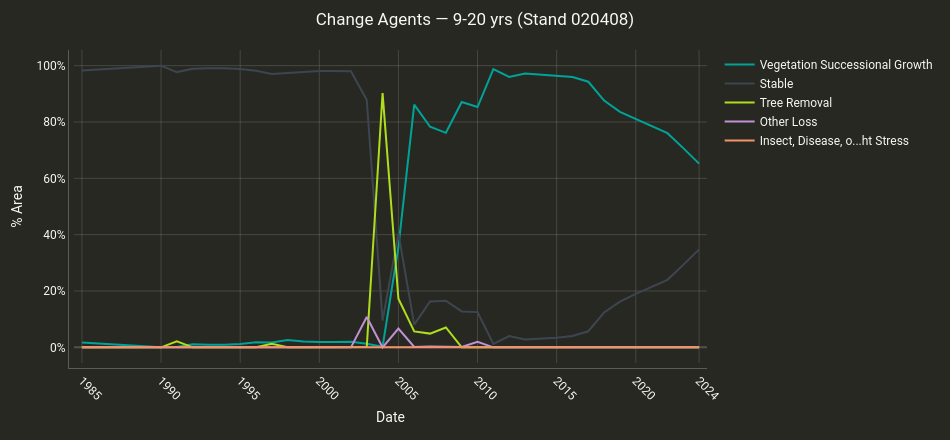
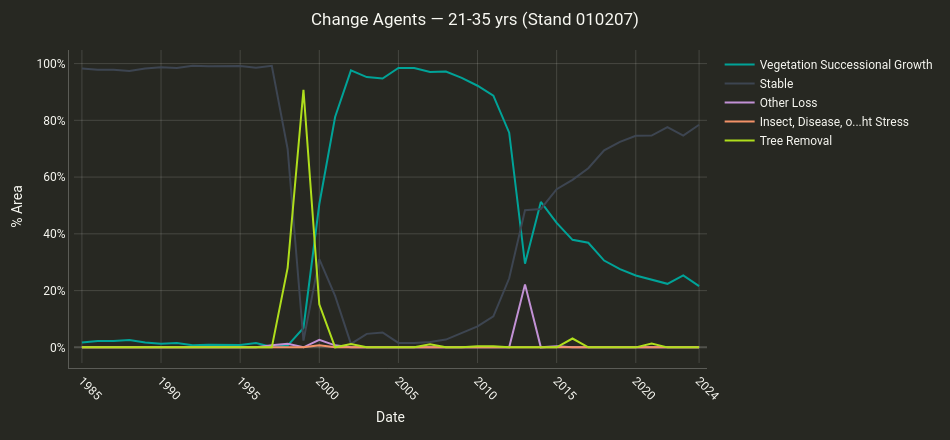

Here is the notebook cell these charts were saved with, in order:
### Markdown cell above
## 7 · Change Agent Signatures — Tree Removal and Successional Growth

The LCMS `Change` band is the direct record of *what happened* in a pixel each year. The six age-class stands should show distinct change signatures that directly reflect their position in the rotation cycle:

| Stand | Tree Removal in LCMS? | Successional Growth? |
|-------|-----------------------|----------------------|
| **9–20 yrs (Stand 020408, Age 15)** | Yes — spike near end of record (stand was recently harvested) | Emerging — early seral, just transitioning |
| **20–40 yrs (Stand 010207, Age 21)** | Possible — harvest likely falls within or just before the LCMS record | Yes — dominant change class as young stand establishes |
| **40–80 yrs (Stand 020503, Age 74)** | Possible mid-record if a second rotation was completed within the LCMS window | Yes — active recovery signal during early record |
| **80–120 yrs (Stand 041810, Age 103)** | Unlikely unless stand was re-entered during the record | Declining — stand approaching crown closure, Stable increasingly dominant |
| **120–200 yrs (Stand 070414, Age 148)** | Unlikely | Minimal — mature stand; Stable dominant throughout |
| **200–500 yrs (Stand 080603, Age 260)** | Very unlikely | Absent — old-growth remnant; should hold Stable for nearly the entire record |

**What to look for:**

- The **gradient from disturbance-dominated to stability-dominated** as you move from youngest to oldest stands — this directly visualizes the age-class effect on LCMS signals
- **Repeat disturbance** in mid-age stands: a second Tree Removal spike after a period of Successional Growth means a second rotation was completed within the 40-year window
- **The lag** between Tree Removal and the onset of Successional Growth — typically 3–7 years in the Oregon Coast Range

### Code cell
import os as _os

change_results = {}

for name, geom in harvest_areas.items():
    lcms_poly = ee.ImageCollection(LCMS_ASSET_FOR_PROPERTIES).filterBounds(geom)
    slug = (
        name[:18]
        .replace(' ', '_').replace('(', '').replace(')', '')
        .replace('~', '').replace('-', '_').strip('_')
    )
    result = cl.summarize_and_chart(
        lcms_poly,
        geometry=geom,
        band_names='Change',
        scale=30,
        area_format='Percentage',
        title=f'Change Agents — {name}',
        chart_type='line',
        stacked=False,
        date_format='YYYY',
        width=950,
        height=440,
    )
    change_results[name] = result

    if EXPORT_HTML:
        fname = _os.path.join(_export_dir, f'macdunn_change_{slug}.html')
        cl.save_chart_html(result['chart'], fname)
        print(f'Saved: {fname}')
    if EXPORT_CSV:
        csv_fname = _os.path.join(_export_dir, f'macdunn_change_{slug}.csv')
        result['df'].to_csv(csv_fname)
        print(f'Saved: {csv_fname}')

    result['chart'].show()

### Figure 1 — Plotly figure (JSON) as saved in the notebook; plotly's stock layout.template omitted (floating-point values rounded to 4 significant figures)
{"data": [{"line": {"color": "#00a398", "width": 2}, "marker": {"color": "#00a398", "size": 5}, "mode": "lines", "name": "Vegetation Successional Growth", "type": "scatter", "x": [1985, 1986, 1987, 1988, 1989, 1990, 1991, 1992, 1993, 1994, 1995, 1996, 1997, 1998, 1999, 2000, 2001, 2002, 2003, 2004, 2005, 2006, 2007, 2008, 2009, 2010, 2011, 2012, 2013, 2014, 2015, 2016, 2017, 2018, 2019, 2020, 2021, 2022, 2023, 2024], "y": [1.72, 1.38, 0.88, 0.66, 0.22, 0.0, 0.14, 1.12, 0.9, 0.89, 1.21, 1.82, 1.69, 2.64, 2.1, 1.88, 1.93, 2.01, 1.3, 0.23, 35.6, 86.14, 78.32, 76.16, 87.09, 85.31, 98.8, 96.02, 97.24, 96.87, 96.62, 96.0, 94.29, 87.62, 83.58, 81.03, 78.57, 76.04, 70.72, 65.21]}, {"line": {"color": "#3d4551", "width": 2}, "marker": {"color": "#3d4551", "size": 5}, "mode": "lines", "name": "Stable", "type": "scatter", "x": [1985, 1986, 1987, 1988, 1989, 1990, 1991, 1992, 1993, 1994, 1995, 1996, 1997, 1998, 1999, 2000, 2001, 2002, 2003, 2004, 2005, 2006, 2007, 2008, 2009, 2010, 2011, 2012, 2013, 2014, 2015, 2016, 2017, 2018, 2019, 2020, 2021, 2022, 2023, 2024], "y": [98.28, 98.62, 99.12, 99.34, 99.78, 100.0, 97.71, 98.88, 99.1, 99.11, 98.77, 98.18, 97.08, 97.36, 97.9, 98.12, 98.07, 97.99, 87.84, 9.5, 40.47, 8.06, 16.3, 16.56, 12.76, 12.51, 1.2, 3.98, 2.76, 3.08, 3.38, 4.0, 5.71, 12.38, 16.22, 18.97, 21.43, 23.96, 29.28, 34.79]}, {"line": {"color": "#afde1c", "width": 2}, "marker": {"color": "#afde1c", "size": 5}, "mode": "lines", "name": "Tree Removal", "type": "scatter", "x": [1985, 1986, 1987, 1988, 1989, 1990, 1991, 1992, 1993, 1994, 1995, 1996, 1997, 1998, 1999, 2000, 2001, 2002, 2003, 2004, 2005, 2006, 2007, 2008, 2009, 2010, 2011, 2012, 2013, 2014, 2015, 2016, 2017, 2018, 2019, 2020, 2021, 2022, 2023, 2024], "y": [0.0, 0.0, 0.0, 0.0, 0.0, 0.0, 2.15, 0.0, 0.0, 0.0, 0.0, 0.0, 1.23, 0.0, 0.0, 0.0, 0.0, 0.0, 0.11, 90.27, 17.26, 5.65, 4.88, 7.06, 0.0, 0.0, 0.0, 0.0, 0.0, 0.0, 0.0, 0.0, 0.0, 0.0, 0.0, 0.0, 0.0, 0.0, 0.0, 0.0]}, {"line": {"color": "#c291d5", "width": 2}, "marker": {"color": "#c291d5", "size": 5}, "mode": "lines", "name": "Other Loss", "type": "scatter", "x": [1985, 1986, 1987, 1988, 1989, 1990, 1991, 1992, 1993, 1994, 1995, 1996, 1997, 1998, 1999, 2000, 2001, 2002, 2003, 2004, 2005, 2006, 2007, 2008, 2009, 2010, 2011, 2012, 2013, 2014, 2015, 2016, 2017, 2018, 2019, 2020, 2021, 2022, 2023, 2024], "y": [0.0, 0.0, 0.0, 0.0, 0.0, 0.0, 0.0, 0.0, 0.0, 0.0, 0.02, 0.0, 0.0, 0.0, 0.0, 0.0, 0.0, 0.0, 10.75, 0.0, 6.67, 0.15, 0.28, 0.22, 0.15, 1.96, 0.0, 0.0, 0.0, 0.05, 0.0, 0.0, 0.0, 0.0, 0.21, 0.0, 0.0, 0.0, 0.0, 0.0]}, {"line": {"color": "#f39268", "width": 2}, "marker": {"color": "#f39268", "size": 5}, "mode": "lines", "name": "Insect, Disease, o...ht Stress", "type": "scatter", "x": [1985, 1986, 1987, 1988, 1989, 1990, 1991, 1992, 1993, 1994, 1995, 1996, 1997, 1998, 1999, 2000, 2001, 2002, 2003, 2004, 2005, 2006, 2007, 2008, 2009, 2010, 2011, 2012, 2013, 2014, 2015, 2016, 2017, 2018, 2019, 2020, 2021, 2022, 2023, 2024], "y": [0.0, 0.0, 0.0, 0.0, 0.0, 0.0, 0.0, 0.0, 0.0, 0.0, 0.0, 0.0, 0.0, 0.0, 0.0, 0.0, 0.0, 0.0, 0.0, 0.0, 0.0, 0.0, 0.22, 0.0, 0.0, 0.22, 0.0, 0.0, 0.0, 0.0, 0.0, 0.0, 0.0, 0.0, 0.0, 0.0, 0.0, 0.0, 0.0, 0.0]}], "layout": {"font": {"color": "#f8f8f2", "family": "Roboto"}, "height": 440, "hovermode": "x unified", "legend": {"font": {"color": "#f8f8f2"}}, "margin": {"b": 50, "l": 35, "pad": 5, "r": 25, "t": 50}, "paper_bgcolor": "#272822", "plot_bgcolor": "#272822", "title": {"font": {"color": "#f8f8f2"}, "text": "Change Agents — 9-20 yrs (Stand 020408)", "x": 0.5, "xanchor": "center"}, "width": 950, "xaxis": {"gridcolor": "rgba(248,248,242,0.15)", "linecolor": "rgba(248,248,242,0.25)", "range": [1984.0, 2024.0], "tickangle": 45, "tickfont": {"color": "#f8f8f2"}, "tickformat": "d", "tickvals": [1985, 1990, 1995, 2000, 2005, 2010, 2015, 2020, 2024], "title": {"font": {"color": "#f8f8f2"}, "text": "Date"}, "zerolinecolor": "rgba(248,248,242,0.2)"}, "yaxis": {"automargin": true, "gridcolor": "rgba(248,248,242,0.15)", "linecolor": "rgba(248,248,242,0.25)", "tickfont": {"color": "#f8f8f2"}, "ticksuffix": "%", "title": {"font": {"color": "#f8f8f2"}, "text": "% Area"}, "zerolinecolor": "rgba(248,248,242,0.2)"}}}

### Figure 2 — Plotly figure (JSON) as saved in the notebook; plotly's stock layout.template omitted (floating-point values rounded to 4 significant figures)
{"data": [{"line": {"color": "#00a398", "width": 2}, "marker": {"color": "#00a398", "size": 5}, "mode": "lines", "name": "Vegetation Successional Growth", "type": "scatter", "x": [1985, 1986, 1987, 1988, 1989, 1990, 1991, 1992, 1993, 1994, 1995, 1996, 1997, 1998, 1999, 2000, 2001, 2002, 2003, 2004, 2005, 2006, 2007, 2008, 2009, 2010, 2011, 2012, 2013, 2014, 2015, 2016, 2017, 2018, 2019, 2020, 2021, 2022, 2023, 2024], "y": [1.7, 2.21, 2.2, 2.59, 1.72, 1.25, 1.53, 0.73, 0.96, 0.96, 0.87, 1.5, 0.1, 0.63, 6.84, 50.42, 81.16, 97.58, 95.25, 94.74, 98.45, 98.43, 97.05, 97.21, 94.97, 92.19, 88.71, 75.66, 29.46, 51.23, 43.87, 37.89, 36.87, 30.59, 27.56, 25.34, 23.98, 22.38, 25.37, 21.57]}, {"line": {"color": "#3d4551", "width": 2}, "marker": {"color": "#3d4551", "size": 5}, "mode": "lines", "name": "Stable", "type": "scatter", "x": [1985, 1986, 1987, 1988, 1989, 1990, 1991, 1992, 1993, 1994, 1995, 1996, 1997, 1998, 1999, 2000, 2001, 2002, 2003, 2004, 2005, 2006, 2007, 2008, 2009, 2010, 2011, 2012, 2013, 2014, 2015, 2016, 2017, 2018, 2019, 2020, 2021, 2022, 2023, 2024], "y": [98.3, 97.79, 97.8, 97.39, 98.28, 98.75, 98.47, 99.27, 99.04, 99.04, 99.13, 98.5, 99.2, 69.9, 2.38, 31.1, 18.13, 1.23, 4.75, 5.26, 1.55, 1.57, 1.85, 2.75, 5.03, 7.4, 10.93, 24.34, 48.35, 48.77, 55.75, 59.0, 63.13, 69.41, 72.41, 74.56, 74.64, 77.62, 74.63, 78.43]}, {"line": {"color": "#c291d5", "width": 2}, "marker": {"color": "#c291d5", "size": 5}, "mode": "lines", "name": "Other Loss", "type": "scatter", "x": [1985, 1986, 1987, 1988, 1989, 1990, 1991, 1992, 1993, 1994, 1995, 1996, 1997, 1998, 1999, 2000, 2001, 2002, 2003, 2004, 2005, 2006, 2007, 2008, 2009, 2010, 2011, 2012, 2013, 2014, 2015, 2016, 2017, 2018, 2019, 2020, 2021, 2022, 2023, 2024], "y": [0.0, 0.0, 0.0, 0.02, 0.0, 0.0, 0.0, 0.0, 0.0, 0.0, 0.0, 0.0, 0.7, 1.23, 0.01, 2.63, 0.71, 0.0, 0.0, 0.0, 0.0, 0.0, 0.0, 0.0, 0.0, 0.0, 0.0, 0.0, 22.19, 0.0, 0.38, 0.0, 0.0, 0.0, 0.0, 0.1, 0.0, 0.0, 0.0, 0.0]}, {"line": {"color": "#f39268", "width": 2}, "marker": {"color": "#f39268", "size": 5}, "mode": "lines", "name": "Insect, Disease, o...ht Stress", "type": "scatter", "x": [1985, 1986, 1987, 1988, 1989, 1990, 1991, 1992, 1993, 1994, 1995, 1996, 1997, 1998, 1999, 2000, 2001, 2002, 2003, 2004, 2005, 2006, 2007, 2008, 2009, 2010, 2011, 2012, 2013, 2014, 2015, 2016, 2017, 2018, 2019, 2020, 2021, 2022, 2023, 2024], "y": [0.0, 0.0, 0.0, 0.0, 0.0, 0.0, 0.0, 0.0, 0.0, 0.0, 0.0, 0.0, 0.0, 0.22, 0.0, 0.71, 0.0, 0.0, 0.0, 0.0, 0.0, 0.0, 0.0, 0.0, 0.0, 0.0, 0.0, 0.0, 0.0, 0.0, 0.0, 0.0, 0.0, 0.0, 0.0, 0.0, 0.0, 0.0, 0.0, 0.0]}, {"line": {"color": "#afde1c", "width": 2}, "marker": {"color": "#afde1c", "size": 5}, "mode": "lines", "name": "Tree Removal", "type": "scatter", "x": [1985, 1986, 1987, 1988, 1989, 1990, 1991, 1992, 1993, 1994, 1995, 1996, 1997, 1998, 1999, 2000, 2001, 2002, 2003, 2004, 2005, 2006, 2007, 2008, 2009, 2010, 2011, 2012, 2013, 2014, 2015, 2016, 2017, 2018, 2019, 2020, 2021, 2022, 2023, 2024], "y": [0.0, 0.0, 0.0, 0.0, 0.0, 0.0, 0.0, 0.0, 0.0, 0.0, 0.0, 0.0, 0.0, 28.02, 90.77, 15.14, 0.0, 1.2, 0.0, 0.0, 0.0, 0.0, 1.09, 0.04, 0.0, 0.41, 0.36, 0.0, 0.0, 0.0, 0.0, 3.11, 0.0, 0.0, 0.02, 0.0, 1.38, 0.0, 0.0, 0.0]}], "layout": {"font": {"color": "#f8f8f2", "family": "Roboto"}, "height": 440, "hovermode": "x unified", "legend": {"font": {"color": "#f8f8f2"}}, "margin": {"b": 50, "l": 35, "pad": 5, "r": 25, "t": 50}, "paper_bgcolor": "#272822", "plot_bgcolor": "#272822", "title": {"font": {"color": "#f8f8f2"}, "text": "Change Agents — 21-35 yrs (Stand 010207)", "x": 0.5, "xanchor": "center"}, "width": 950, "xaxis": {"gridcolor": "rgba(248,248,242,0.15)", "linecolor": "rgba(248,248,242,0.25)", "range": [1984.0, 2024.0], "tickangle": 45, "tickfont": {"color": "#f8f8f2"}, "tickformat": "d", "tickvals": [1985, 1990, 1995, 2000, 2005, 2010, 2015, 2020, 2024], "title": {"font": {"color": "#f8f8f2"}, "text": "Date"}, "zerolinecolor": "rgba(248,248,242,0.2)"}, "yaxis": {"automargin": true, "gridcolor": "rgba(248,248,242,0.15)", "linecolor": "rgba(248,248,242,0.25)", "tickfont": {"color": "#f8f8f2"}, "ticksuffix": "%", "title": {"font": {"color": "#f8f8f2"}, "text": "% Area"}, "zerolinecolor": "rgba(248,248,242,0.2)"}}}
